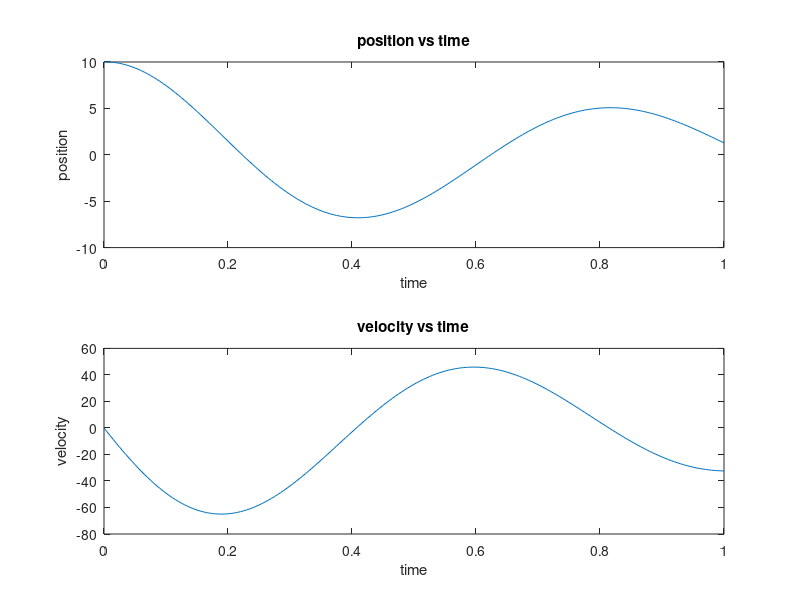

Write the MATLAB code that produced this figure.
clear;
close;
g = 9.8;
m = 10;
c = 20;
k = 600;
h = .005;
t= 0:h:1;
y=zeros(1,length(t));
v=zeros(1,length(t));
y(1)=10;
v(1)=0;
for ii=1:length(t)-1
yslope = v(ii);
vslope = (-1*(y(ii)*k + c*v(ii)- m*g))/m;
v(ii+1) = v(ii) + vslope * h;
y(ii+1) = y(ii) + yslope * h;
if((v(ii)/abs(v(ii)) == -1) & (v(ii+1)/abs(v(ii+1)) == 1))
minval = y(ii+1);
end

end
yat1 = y(length(t));
yat1
minval
t
dydt = v
y

figure;
subplot(2,1,1)
plot(t,y)
xlabel('time')
ylabel('position')
title('position vs time')
subplot(2,1,2)
plot(t,v)
xlabel('time')
ylabel('velocity')
title('velocity vs time')
